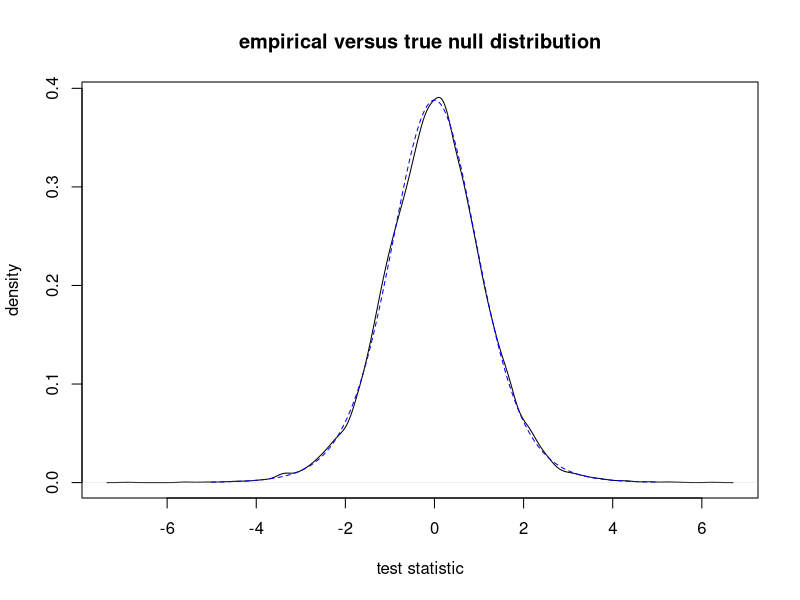

This figure's R source:
## ---- chunk 1
# change Console output behavior
# knitr::opts_chunk$set(comment = "#>", collapse = TRUE)
knitr::opts_chunk$set(collapse = TRUE)
library(formatR)
# knitr::opts_chunk$set(tidy.opts = list(width.cutoff = 55), tidy = TRUE)
options(width = 55,
        str = strOptions(strict.width = "cut"))
library(kableExtra)

# https://bookdown.org/yihui/rmarkdown-cookbook/hook-truncate.html
# save the built-in output hook
hook_output <- knitr::knit_hooks$get("output")

# set a new output hook to truncate text output
knitr::knit_hooks$set(output = function(x, options) {
  if (!is.null(n <- options$out.lines)) {
    x <- xfun::split_lines(x)
    if (length(x) > n) {
      # truncate the output
      x <- c(head(x, n), "....\n")
    }
    x <- paste(x, collapse = "\n")
  }
  hook_output(x, options)
})
## ---- chunk 2
interp_df <- cbind(pvalue = c("more than -
                              $0.10$",
                              "$\\leq 0.10$",
                              "$\\leq 0.05$",
                              "$\\leq 0.01$",
                              "$\\leq 0.001$"),
                   interpretation = c("no evidence for $H_a$",
                                     "weak evidence for $H_a$",
                                     "moderate evidence for $H_a$",
                                     "strong evidence for $H_a$",
                                     "very strong evidence for $H_a$"))
kbl(interp_df,
    caption = "An summary of common strength-of-evidence interpretations for p-values.",
    booktabs = TRUE,
    escape = FALSE,
    col.names = c("p-value", "Interpretation"),
    align = c('l', 'l')) |>
  column_spec(column = 2, width = "3in")  |>
  kable_styling(full_width = FALSE)
## ---- chunk 3
qnorm(c(0.05,0.95))
## ---- chunk 4
2*(1 - pnorm(1.74))
## ---- chunk 5
# set number seed for reproducible results
set.seed(12)
# create matrix to store samples
samples <- matrix(nrow = 10000, ncol = 10)
# draw 10000 samples of size 10 from a N(4, 4^2)
for (i in 1:10000) {
  samples[i,] <- rnorm(n = 10, mean = 2, sd = 4)
}
# compute sample mean and sd for each sample
means <-  rowMeans(samples)
sds <- apply(samples, 1, sd)
# compute test statistic for each sample
tstats <- (means - 2)/(sds/sqrt(10))
# plot empirical null distribution
plot(density(tstats),
     xlab = "test statistic",
     ylab = "density",
     main = "empirical versus true null distribution")
# sequence to plot null density over
s <- seq(-5, 5, len = 1000)
lines(s, dt(s, df = 9), lty = 2, col = "blue")
## ---- chunk 6
mean(tstats > qt(0.95, df = 9))
## ---- chunk 7
# create matrix to store samples
samples <- matrix(0, nrow = 100, ncol = 10)
# obtain 100 samples from the population
for (i in 1:100) {
  samples[i,] <- rnorm(n = 10, mean = 0, sd = 1)
}
# calculate the sample mean for each sample
means = rowMeans(samples) #calculates the mean of each row
## ---- chunk 8
#calculate the lower and upper bounds for the 95% CIs
lb = means - qnorm(.975) * 1/sqrt(10)
ub = means + qnorm(.975) * 1/sqrt(10)
